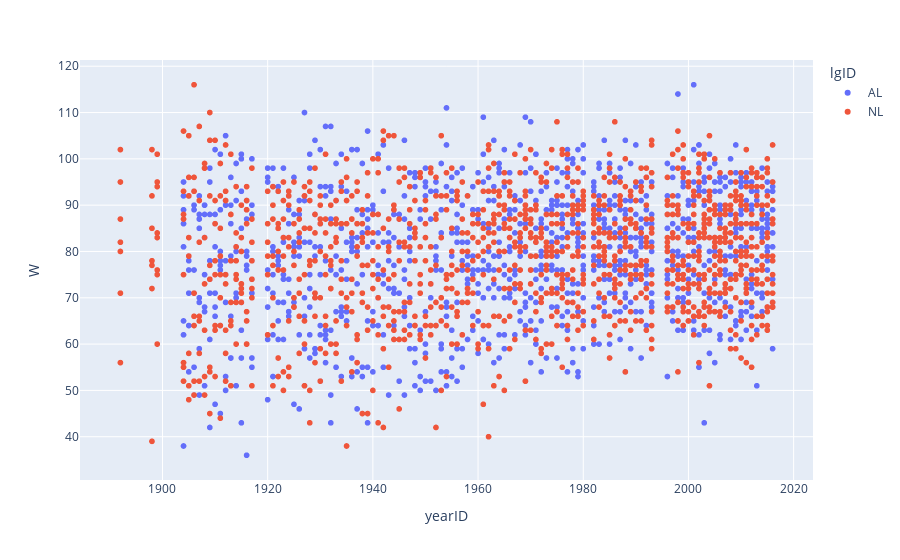

Source (notebook cell):
### Code cell
fig = px.scatter(
    df, 
    x = 'yearID', 
    y = 'W', 
    color = 'lgID'
)

fig.show()

### Figure 1 — Plotly figure (JSON) as saved in the notebook; plotly's stock layout.template omitted (floating-point values rounded to 4 significant figures; data arrays with more than 128 entries replaced by an {"elided": "..."} marker saying what was removed)
{"data": [{"hovertemplate": "lgID=AL<br>yearID=%{x}<br>W=%{y}<extra></extra>", "legendgroup": "AL", "marker": {"color": "#636efa", "symbol": "circle"}, "mode": "markers", "name": "AL", "showlegend": true, "type": "scattergl", "x": {"elided": "1131 int values"}, "xaxis": "x", "y": {"elided": "1131 int values"}, "yaxis": "y"}, {"hovertemplate": "lgID=NL<br>yearID=%{x}<br>W=%{y}<extra></extra>", "legendgroup": "NL", "marker": {"color": "#EF553B", "symbol": "circle"}, "mode": "markers", "name": "NL", "showlegend": true, "type": "scattergl", "x": {"elided": "1156 int values"}, "xaxis": "x", "y": {"elided": "1156 int values"}, "yaxis": "y"}], "layout": {"legend": {"title": {"text": "lgID"}, "tracegroupgap": 0}, "margin": {"t": 60}, "xaxis": {"anchor": "y", "domain": [0, 1], "title": {"text": "yearID"}}, "yaxis": {"anchor": "x", "domain": [0, 1], "title": {"text": "W"}}}}
